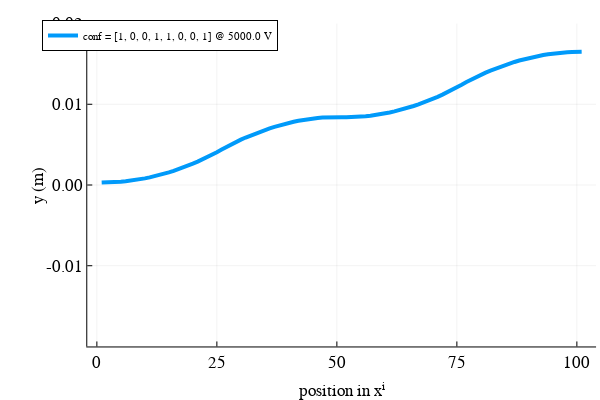

The code cell stored with this chart in its notebook:
### Code cell
plot(x_i_,
xlabel ="position in xⁱ",
ylabel = "y (m)",
linewidth=4,
label="conf = $(conf) @ $pot V",
legendfontsize=8,
guidefontsize=12,
tickfontsize=12,
legend=:topleft,
ylims=(-0.02,0.02)
)

### Figure 1 — Plotly figure (JSON) as saved in the notebook; plotly's stock layout.template omitted (floating-point values rounded to 4 significant figures)
{"data": [{"colorbar": {"len": 0.897, "title": "", "x": 0.9934, "y": 0.5417}, "legendgroup": "conf = [1, 0, 0, 1, 1, 0, 0, 1] @ 5000.0 V", "line": {"color": "rgba(0, 154, 250, 1.000)", "dash": "solid", "shape": "linear", "width": 4}, "mode": "lines", "name": "conf = [1, 0, 0, 1, 1, 0, 0, 1] @ 5000.0 V", "showlegend": true, "type": "scatter", "x": [1, 2, 3, 4, 5, 6, 7, 8, 9, 10, 11, 12, 13, 14, 15, 16, 17, 18, 19, 20, 21, 22, 23, 24, 25, 26, 27, 28, 29, 30, 31, 32, 33, 34, 35, 36, 37, 38, 39, 40, 41, 42, 43, 44, 45, 46, 47, 48, 49, 50, 51, 52, 53, 54, 55, 56, 57, 58, 59, 60, 61, 62, 63, 64, 65, 66, 67, 68, 69, 70, 71, 72, 73, 74, 75, 76, 77, 78, 79, 80, 81, 82, 83, 84, 85, 86, 87, 88, 89, 90, 91, 92, 93, 94, 95, 96, 97, 98, 99, 100, 101], "xaxis": "x", "y": [0.0002971, 0.0003036, 0.0003231, 0.0003555, 0.0004009, 0.0004593, 0.0005307, 0.000615, 0.0007122, 0.0008224, 0.0009455, 0.001081, 0.00123, 0.001392, 0.001567, 0.001755, 0.001956, 0.002169, 0.002396, 0.002637, 0.002891, 0.00316, 0.003443, 0.003741, 0.004057, 0.004387, 0.004716, 0.005032, 0.005331, 0.005614, 0.005883, 0.006137, 0.006377, 0.006604, 0.006818, 0.007019, 0.007206, 0.007381, 0.007542, 0.007691, 0.007826, 0.007948, 0.008057, 0.008152, 0.008234, 0.008301, 0.008354, 0.008391, 0.008413, 0.008415, 0.008404, 0.008393, 0.008396, 0.008417, 0.008454, 0.008507, 0.008574, 0.008656, 0.008751, 0.00886, 0.008982, 0.009118, 0.009266, 0.009428, 0.009602, 0.00979, 0.00999, 0.0102, 0.01043, 0.01067, 0.01093, 0.01119, 0.01148, 0.01178, 0.01209, 0.01242, 0.01275, 0.01307, 0.01337, 0.01365, 0.01392, 0.01417, 0.01441, 0.01464, 0.01485, 0.01505, 0.01524, 0.01542, 0.01558, 0.01573, 0.01586, 0.01599, 0.0161, 0.01619, 0.01628, 0.01635, 0.01641, 0.01645, 0.01649, 0.01651, 0.01651], "yaxis": "y"}], "layout": {"annotations": [], "height": 400, "legend": {"bgcolor": "rgba(255, 255, 255, 1.000)", "bordercolor": "rgba(0, 0, 0, 1.000)", "borderwidth": 1, "font": {"color": "rgba(0, 0, 0, 1.000)", "family": "sans-serif", "size": 11}, "title": {"font": {"color": "rgba(0, 0, 0, 1.000)", "family": "sans-serif", "size": 15}, "text": ""}, "tracegroupgap": 0, "traceorder": "normal", "x": 0.07, "xanchor": "left", "y": 1, "yanchor": "top"}, "margin": {"b": 20, "l": 0, "r": 0, "t": 20}, "paper_bgcolor": "rgba(255, 255, 255, 1.000)", "plot_bgcolor": "rgba(255, 255, 255, 1.000)", "showlegend": true, "width": 600, "xaxis": {"anchor": "y", "domain": [0.1455, 0.9934], "gridcolor": "rgba(0, 0, 0, 0.100)", "gridwidth": 0.5, "linecolor": "rgba(0, 0, 0, 1.000)", "mirror": false, "range": [-2, 104], "showgrid": true, "showline": true, "showticklabels": true, "tickangle": 0, "tickcolor": "rgb(0, 0, 0)", "tickfont": {"color": "rgba(0, 0, 0, 1.000)", "family": "sans-serif", "size": 17}, "tickmode": "array", "ticks": "inside", "ticktext": ["0", "25", "50", "75", "100"], "tickvals": [0, 25, 50, 75, 100], "title": "position in xⁱ", "titlefont": {"color": "rgba(0, 0, 0, 1.000)", "family": "sans-serif", "size": 17}, "type": "-", "visible": true, "zeroline": false, "zerolinecolor": "rgba(0, 0, 0, 1.000)"}, "yaxis": {"anchor": "x", "domain": [0.09318, 0.9902], "gridcolor": "rgba(0, 0, 0, 0.100)", "gridwidth": 0.5, "linecolor": "rgba(0, 0, 0, 1.000)", "mirror": false, "range": [-0.02, 0.02], "showgrid": true, "showline": true, "showticklabels": true, "tickangle": 0, "tickcolor": "rgb(0, 0, 0)", "tickfont": {"color": "rgba(0, 0, 0, 1.000)", "family": "sans-serif", "size": 17}, "tickmode": "array", "ticks": "inside", "ticktext": ["-0.01", "0.00", "0.01", "0.02"], "tickvals": [-0.01, 0, 0.01, 0.02], "title": "y (m)", "titlefont": {"color": "rgba(0, 0, 0, 1.000)", "family": "sans-serif", "size": 17}, "type": "-", "visible": true, "zeroline": false, "zerolinecolor": "rgba(0, 0, 0, 1.000)"}}}
